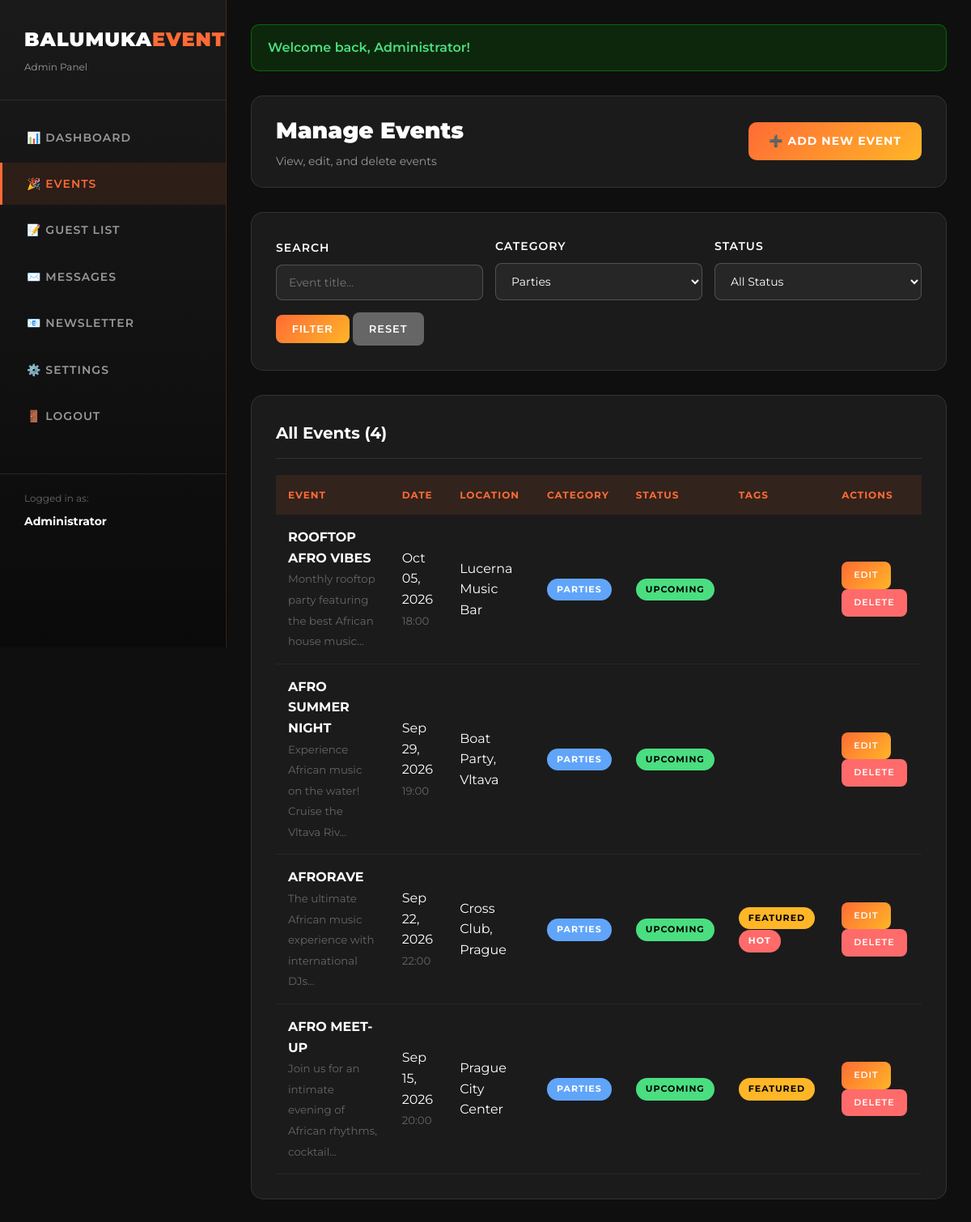
The app's page /admin/events.php?category=parties (signed in) with its own data.
### tables this page shows
CREATE TABLE IF NOT EXISTS events (
    id INT(11) UNSIGNED AUTO_INCREMENT PRIMARY KEY,
    title VARCHAR(200) NOT NULL,
    slug VARCHAR(250) NOT NULL UNIQUE,
    description TEXT NOT NULL,
    date DATE NOT NULL,
    time VARCHAR(50),
    location VARCHAR(200) NOT NULL,
    venue_address VARCHAR(255),
    genre VARCHAR(200),
    category ENUM('parties', 'festivals', 'workshops', 'other') DEFAULT 'parties',
    image VARCHAR(255),
    price_info VARCHAR(100),
    ticket_link VARCHAR(500),
    capacity INT(11),
    status ENUM('upcoming', 'ongoing', 'past', 'cancelled') DEFAULT 'upcoming',
    featured TINYINT(1) DEFAULT 0,
    hot_tag TINYINT(1) DEFAULT 0,
    meta_keywords VARCHAR(255),
    meta_description VARCHAR(500),
    created_at TIMESTAMP DEFAULT CURRENT_TIMESTAMP,
    updated_at TIMESTAMP DEFAULT CURRENT_TIMESTAMP ON UPDATE CURRENT_TIMESTAMP,
    INDEX idx_date (date),
    INDEX idx_status (status),
    INDEX idx_category (category),
    INDEX idx_featured (featured),
    INDEX idx_slug (slug)
);

### includes/functions.php (called while the page is built, shortened)
<?php
function formatDate($date, $format = 'M d, Y') {
    return date($format, strtotime($date));
}
function getCurrentAdmin() {
    $db = getDB();
    $stmt = $db->prepare("SELECT id, username, email, full_name FROM admin_users WHERE id = ?");
    $stmt->execute([$_SESSION['admin_id']]);
    return $stmt->fetch();
}
function getFlash() {
    $messages = $_SESSION['flash'];
    return $messages;
}
function getEvents($filters = []) {
    $db = getDB();
    $sql = "SELECT * FROM events WHERE 1=1";
    $params = [];
    if (!empty($filters['category'])) {
        $sql .= " AND category = ?";
        $params[] = $filters['category'];
    }
    $orderBy = $filters['order_by'] ?? 'date';
    $orderDir = $filters['order_dir'] ?? 'ASC';
    $sql .= " ORDER BY {$orderBy} {$orderDir}";
    $stmt = $db->prepare($sql);
    $stmt->execute($params);
    return $stmt->fetchAll();
}
function countEvents($filters = []) {
    $db = getDB();
    $sql = "SELECT COUNT(*) FROM events WHERE 1=1";
    $params = [];
    if (!empty($filters['category'])) {
        $sql .= " AND category = ?";
        $params[] = $filters['category'];
    }
    $stmt = $db->prepare($sql);
    $stmt->execute($params);
    return $stmt->fetchColumn();
}
function e($string) {
    return htmlspecialchars($string ?? '', ENT_QUOTES, 'UTF-8');
}

### admin/events.php (the view, shortened to what this page needs)
<?php
require_once '../includes/functions.php';
$search = $_GET['search'] ?? '';
$category = $_GET['category'] ?? '';
$filters = [];
if ($category) $filters['category'] = $category;
$filters['order_by'] = 'date';
$filters['order_dir'] = 'DESC';
$events = getEvents($filters);
$totalEvents = countEvents($filters);
include 'includes/header.php';
?>
<div class="top-bar">
    <div class="page-title-section">
        <h1>Manage Events</h1>
        <p>View, edit, and delete events</p>
    </div>
    <div class="top-actions">
        <a href="event-add.php">➕ Add New Event</a>
    </div>
</div>
<div class="card">
    <form method="GET" action="" style="display: grid; grid-template-columns: repeat(auto-fit, minmax(200px, 1fr)); gap: 15px; align-items: end;">
        <div class="form-group" style="margin-bottom: 0;">
            <label for="search">Search</label>
            <input type="text" id="search" name="search" placeholder="Event title..." value="<?= e($search) ?>">
        </div>
        <div class="form-group" style="margin-bottom: 0;">
            <label for="category">Category</label>
            <select id="category" name="category">
                <option value="parties" <?= $category === 'parties' ? 'selected' : '' ?>>Parties</option>
            </select>
        </div>
        <div class="form-group" style="margin-bottom: 0;">
            <label for="status">Status</label>
            <select id="status" name="status">
                <option value="">All Status</option>
            </select>
        </div>
        <div>
            <button type="submit" class="btn btn-primary">Filter</button>
            <a href="events.php" class="btn btn-secondary">Reset</a>
        </div>
    </form>
</div>
<div class="card">
    <h2>All Events (<?= $totalEvents ?>)</h2>
    <?php if (empty($events)): ?>
        <p style="color: #999; text-align: center; padding: 40px;">No events found. <a href="event-add.php" style="color: #FF6B35;">Add your first event</a></p>
    <?php else: ?>
        <div class="table-responsive">
            <table>
                <thead>
                    <tr>
                        <th>Event</th>
                        <th>Date</th>
                        <th>Location</th>
                        <th>Category</th>
                        <th>Status</th>
                        <th>Tags</th>
                        <th>Actions</th>
                    </tr>
                </thead>
                <tbody>
                    <?php foreach ($events as $event): ?>
                        <tr>
                            <td>
                                <strong><?= e($event['title']) ?></strong><br>
                                <small style="color: #666;"><?= substr(e($event['description']), 0, 60) ?>...</small>
                            </td>
                            <td><?= formatDate($event['date'], 'M d, Y') ?><br><small style="color: #666;"><?= e($event['time']) ?></small></td>
                            <td><?= e($event['location']) ?></td>
                            <td><span class="badge badge-info"><?= e($event['category']) ?></span></td>
                            <td>
                                <?php
                                $statusClass = match($event['status']) {
                                    'upcoming' => 'badge-success',
                                    'ongoing' => 'badge-info',
                                    'past' => 'badge-secondary',
                                    'cancelled' => 'badge-danger',
                                    default => 'badge-info'
                                };
                                ?>
                                <span class="badge <?= $statusClass ?>"><?= e($event['status']) ?></span>
                            </td>
                            <td>
                                <?php if ($event['featured']): ?>
                                    <span class="badge badge-warning">Featured</span>
                                <?php endif; ?>
                                <?php if ($event['hot_tag']): ?>
                                    <span class="badge badge-danger">Hot</span>
                                <?php endif; ?>
                            </td>
                            <td>
                                <a href="event-edit.php?id=<?= $event['id'] ?>" class="btn btn-primary btn-sm">Edit</a>
                                <a href="event-delete.php?id=<?= $event['id'] ?>" class="btn btn-danger btn-sm" onclick="return confirm('Are you sure you want to delete this event?')">Delete</a>
                            </td>
                        </tr>
                    <?php endforeach; ?>
                </tbody>
            </table>
        </div>
    <?php endif; ?>
</div>
<?php include 'includes/footer.php'; ?>

### admin/includes/header.php (shortened to what this page needs)
<?php
$currentAdmin = getCurrentAdmin();
$currentPage = basename($_SERVER['PHP_SELF'], '.php');
?>
<!DOCTYPE html>
<html lang="en">
<head>
</head>
<body>
    <div class="admin-wrapper">
        <aside class="sidebar">
            <div class="sidebar-logo">
                <h1>BALUMUKA<span>EVENTS</span></h1>
                <p>Admin Panel</p>
            </div>
            <ul class="sidebar-menu">
                <li><a href="index.php" class="<?= $currentPage === 'index' ? 'active' : '' ?>">📊 Dashboard</a></li>
                <li><a href="events.php" class="<?= $currentPage === 'events' ? 'active' : '' ?>">🎉 Events</a></li>
                <li><a href="registrations.php" class="<?= $currentPage === 'registrations' ? 'active' : '' ?>">📝 Guest List</a></li>
                <li><a href="messages.php" class="<?= $currentPage === 'messages' ? 'active' : '' ?>">✉️ Messages</a></li>
                <li><a href="subscribers.php" class="<?= $currentPage === 'subscribers' ? 'active' : '' ?>">📧 Newsletter</a></li>
                <li><a href="settings.php" class="<?= $currentPage === 'settings' ? 'active' : '' ?>">⚙️ Settings</a></li>
                <li><a href="logout.php">🚪 Logout</a></li>
            </ul>
            <div class="sidebar-user">
                <p>Logged in as:</p>
                <strong><?= e($currentAdmin['full_name']) ?></strong>
            </div>
        </aside>
        <main class="main-content">
            <?php
            $flashMessages = getFlash();
            if (!empty($flashMessages)):
            ?>
            <div class="flash-messages">
                <?php foreach ($flashMessages as $flash): ?>
                    <div class="flash <?= e($flash['type']) ?>">
                        <?= e($flash['message']) ?>
                    </div>
                <?php endforeach; ?>
            </div>
            <?php endif; ?>

### admin/includes/header.php (style rules this page uses)
* { margin: 0; padding: 0; box-sizing: border-box; }
body { font-family: 'Montserrat', sans-serif; background: #0f0f0f; color: #fff; line-height: 1.6; }
.admin-wrapper { display: flex; min-height: 100vh; }
.sidebar { width: 280px; background: linear-gradient(180deg, #1A1A1A 0%, #0A0A0A 100%); border-right: 1px solid rgba(255, 107, 53, 0.2); padding: 30px 0; position: fixed; height: 100vh; overflow-y: auto; }
.sidebar-logo { padding: 0 30px 30px; border-bottom: 1px solid rgba(255, 255, 255, 0.1); }
.sidebar-logo h1 { font-size: 24px; font-weight: 900; color: #fff; letter-spacing: 1px; }
.sidebar-logo span { color: #FF6B35; }
.sidebar-logo p { color: #999; font-size: 12px; margin-top: 5px; }
.sidebar-menu { list-style: none; padding: 20px 0; }
.sidebar-menu li { margin-bottom: 5px; }
.sidebar-menu a { display: block; padding: 15px 30px; color: #999; text-decoration: none; font-size: 14px; font-weight: 600; text-transform: uppercase; letter-spacing: 1px; transition: all 0.3s; border-left: 3px solid transparent; }
.sidebar-menu a:hover, .sidebar-menu a.active { background: rgba(255, 107, 53, 0.1); color: #FF6B35; border-left-color: #FF6B35; }
.sidebar-user { padding: 20px 30px; border-top: 1px solid rgba(255, 255, 255, 0.1); margin-top: 20px; }
.sidebar-user p { color: #666; font-size: 12px; margin-bottom: 5px; }
.sidebar-user strong { color: #fff; font-size: 14px; }
.main-content { flex: 1; margin-left: 280px; padding: 30px; }
.top-bar { background: rgba(255, 255, 255, 0.05); border: 1px solid rgba(255, 255, 255, 0.1); border-radius: 15px; padding: 20px 30px; margin-bottom: 30px; display: flex; justify-content: space-between; align-items: center; }
.page-title-section h1 { font-size: 28px; font-weight: 900; color: #fff; }
.page-title-section p { color: #999; font-size: 14px; margin-top: 5px; }
.top-actions a { display: inline-block; padding: 12px 25px; background: linear-gradient(135deg, #FF6B35 0%, #FFB627 100%); color: #fff; text-decoration: none; border-radius: 10px; font-size: 14px; font-weight: 700; text-transform: uppercase; letter-spacing: 1px; transition: all 0.3s; }
.flash-messages { margin-bottom: 30px; }
.flash { padding: 15px 20px; border-radius: 10px; margin-bottom: 15px; font-weight: 600; }
.flash.success { background: rgba(0, 255, 0, 0.1); border: 1px solid rgba(0, 255, 0, 0.3); color: #4ade80; }
.card { background: rgba(255, 255, 255, 0.05); border: 1px solid rgba(255, 255, 255, 0.1); border-radius: 15px; padding: 30px; margin-bottom: 30px; }
.card h2 { font-size: 20px; font-weight: 700; color: #fff; margin-bottom: 20px; padding-bottom: 15px; border-bottom: 1px solid rgba(255, 255, 255, 0.1); }
.table-responsive { overflow-x: auto; }
table { width: 100%; border-collapse: collapse; }
th { background: rgba(255, 107, 53, 0.1); color: #FF6B35; padding: 15px; text-align: left; font-weight: 700; text-transform: uppercase; font-size: 12px; letter-spacing: 1px; }
td { padding: 15px; border-bottom: 1px solid rgba(255, 255, 255, 0.05); }
.btn { display: inline-block; padding: 10px 20px; border-radius: 8px; text-decoration: none; font-size: 13px; font-weight: 600; text-transform: uppercase; letter-spacing: 1px; transition: all 0.3s; border: none; cursor: pointer; }
.btn-primary { background: linear-gradient(135deg, #FF6B35 0%, #FFB627 100%); color: #fff; }
.btn-danger { background: #ff6b6b; color: #fff; }
.btn-secondary { background: #666; color: #fff; }
.btn-sm { padding: 8px 15px; font-size: 11px; }
.form-group { margin-bottom: 25px; }
label { display: block; color: #fff; font-size: 14px; font-weight: 600; margin-bottom: 10px; text-transform: uppercase; letter-spacing: 1px; }
input[type="text"], input[type="email"], input[type="password"], input[type="date"], input[type="time"], input[type="url"], input[type="number"], textarea, select { width: 100%; padding: 12px 15px; background: rgba(255, 255, 255, 0.05); border: 1px solid rgba(255, 255, 255, 0.2); border-radius: 8px; color: #fff; font-size: 14px; font-family: 'Montserrat', sans-serif; }
.badge { display: inline-block; padding: 5px 12px; border-radius: 20px; font-size: 11px; font-weight: 700; text-transform: uppercase; letter-spacing: 1px; }
.badge-success { background: #4ade80; color: #000; }
.badge-warning { background: #FFB627; color: #000; }
.badge-danger { background: #ff6b6b; color: #fff; }
.badge-info { background: #60a5fa; color: #fff; }

### records on screen
events: title "ROOFTOP AFRO VIBES", description "Monthly rooftop party featuring the best African house music", date "Oct 05, 2026", time "18:00", location "Lucerna Music Bar", category "PARTIES", status "UPCOMING"
events: title "AFRO SUMMER NIGHT", description "Experience African music on the water! Cruise the Vltava Riv", date "Sep 29, 2026", time "19:00", location "Boat Party, Vltava", category "PARTIES", status "UPCOMING"
events: title "AFRORAVE", description "The ultimate African music experience with international DJs", date "Sep 22, 2026", time "22:00", location "Cross Club, Prague", category "PARTIES", status "UPCOMING", featured "FEATURED", hot_tag "HOT"
events: title "AFRO MEET-UP", description "Join us for an intimate evening of African rhythms, cocktail", date "Sep 15, 2026", time "20:00", location "Prague City Center", category "PARTIES", status "UPCOMING", featured "FEATURED"

### other values on screen
$currentAdmin['full_name'] "Administrator"
$flash['message'] "Welcome back, Administrator!"
$totalEvents "4"
